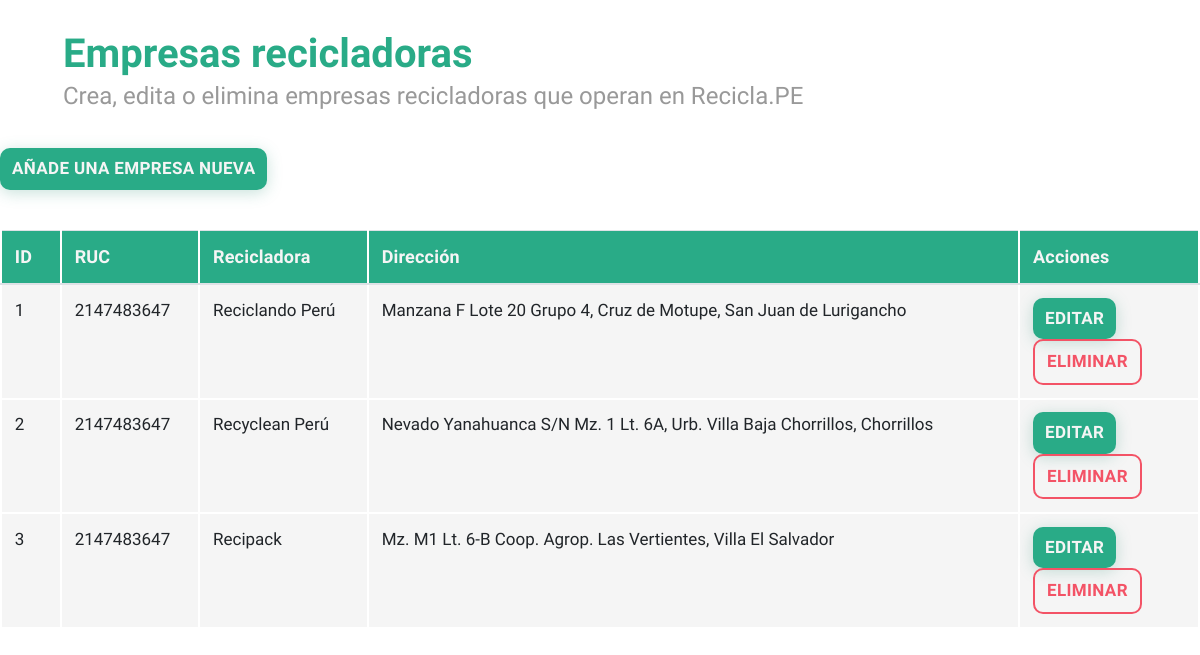
/empresa_listado.php, run on an earlier commit of the app's database.
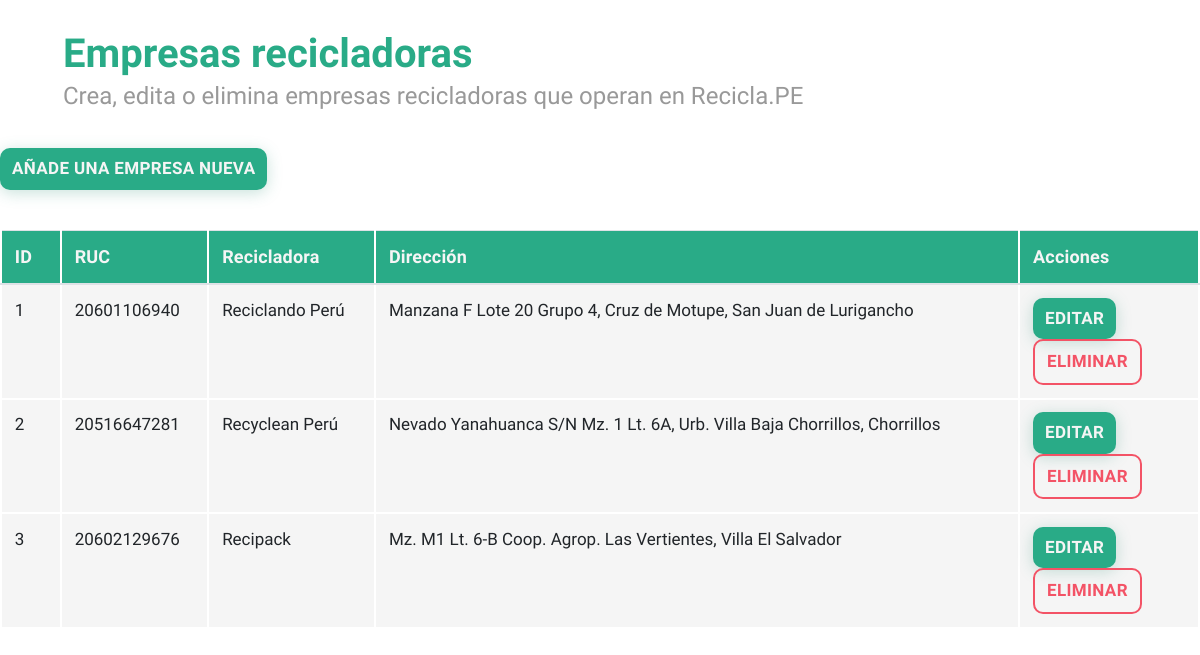
And on a later commit of the database.
### tables this page shows
CREATE TABLE empresa (
    EmpresaID INT NOT NULL AUTO_INCREMENT,
    EmpresaRUC BIGINT(11) NOT NULL,
    EmpresaRazSoc VARCHAR(200) NOT NULL ,
    EmpresaCorreo VARCHAR(200) NULL DEFAULT NULL,
    EmpresaDireccion VARCHAR(200) NOT NULL ,
    EmpresaTelefono INT(9) NULL DEFAULT NULL,

    PRIMARY KEY (EmpresaID)
)
DEFAULT CHARSET=utf8mb4;

### empresa_listado.php (the view, shortened to what this page needs)
<!DOCTYPE html>
<html lang="es">
<head>
    <link rel="stylesheet" href="https://stackpath.bootstrapcdn.com/bootstrap/4.3.1/css/bootstrap.min.css">
    <link rel="stylesheet" href="css/main.css">
    <link rel="stylesheet" href="css/bootstrap_fluid.css">
</head>
<body>
    <main class="container-fluid">
        <div class="row-fluid">
            <p class="text-title">Empresas recicladoras</p>
            <p class="text-subtitle">Crea, edita o elimina empresas recicladoras que operan en Recicla.PE</p>
        </div>
        <div class="row">
            <a href="empresa_crear.html" class="button" title="Añade una empresa nueva">Añade una empresa nueva</a>
        </div>
        <div class="row">
            <table class="table table-hover">
                <thead>
                    <tr>
                        <th scope="col">ID</th>
                        <th scope="col">RUC</th>
                        <th scope="col">Recicladora</span></th>
                        <th scope="col">Dirección</th>
                        <th scope="col">Acciones</th>
                    </tr>
                </thead>
                <tbody>
                    <?php
                    require 'php/config.php';
                    $empresas = "SELECT EmpresaID,EmpresaRUC,EmpresaRazSoc,EmpresaDireccion FROM empresa";
                    if ($resultado = $mysqli->query($empresas)) {
                        while ($empresa = $resultado->fetch_row()) {
                            echo '<tr>
                                    <th scope="row">'.$empresa[0].'</th>
                                    <th>'.$empresa[1].'</th>
                                    <th>'.$empresa[2].'</th>
                                    <th>'.$empresa[3].'</th>
                                    <th class="flex">
                                        <form action="php/procesar.php" method="POST">
                                            <input type="submit" name="editar-empresa" class="button" value="Editar">
                                            <input type="hidden" name="procesar" value="empresa-editar">
                                            <input type="hidden" name="id-empresa" value="'.$empresa[0].'">
                                        </form>
                                        <form action="php/procesar.php" method="POST">
                                            <input type="submit" name="borrar-empresa" class="button btn-danger" value="Eliminar">
                                            <input type="hidden" name="procesar" value="empresa-borrar">
                                            <input type="hidden" name="id-empresa" value="'.$empresa[0].'">
                                        </form>
                                    </th>
                                </tr>';
                        };
                    }
                    ?>
                </tbody>
            </table>
        </div>
    </main>
</body>
</html>

### css/main.css (style rules this page uses)
:root { --primary-color: #29AB87; --shadow-color: #31917744; --negative-color: #F5F5F5; --text-primary: #666666; --text-secondary: #999999; --danger-color: #F35366; }
html, body { margin: 0; padding: 0; font-family: 'Sarabun', 'Arial', sans-serif; font-size: 17px; }
a, a:hover, a:visited { text-decoration: none; color: inherit; }
input, select { border: none; border-radius: 5px; background-color: var(--negative-color); padding: 12px; font-family: 'Sarabun', 'Arial', sans-serif; font-size: 17px; }
input::placeholder { color: var(--text-secondary); }
.button, .button:visited { font-weight: 600; text-transform: uppercase; text-decoration: none; letter-spacing: 0.02em; color: var(--negative-color); border: none; border-radius: 10px; background-color: var(--primary-color); box-shadow: 0px 3px 15px var(--shadow-color); padding: 8px 12px; }
.btn-danger { background-color: rgba(0, 0, 0, 0); color: var(--danger-color); box-shadow: none; border: 2px solid var(--danger-color); }
.text-title { font-size: 40px; font-weight: 600; margin: 0; color: var(--primary-color); }
.text-subtitle { font-size: 24px; font-weight: 400; line-height: 100%; margin: 0; color: var(--text-secondary); }

What changed in the data, as far as the page shows it:
changed empresa "Reciclando Perú": EmpresaRUC "2147483647" → "20601106940"
changed empresa "Recyclean Perú": EmpresaRUC "2147483647" → "20516647281"
changed empresa "Recipack": EmpresaRUC "2147483647" → "20602129676"
